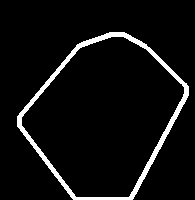
#> input picture Hand_gesture_based_calculator/backhandfive.jpg, 195 x 200 px
$ python docscan.py   (older library calls are emulated)
#> lines starting #> are read from the running program, lines starting #| are printed output that depends on the picture; after the words box and inside, x2 and y2 are one past the last pixel; in counts of white or black regions, pixels touching at a corner belong together
import numpy as np
import cv2

def looper2(image,pts,scale):
    global holder,mover
    pts = pts/(1/scale)
    for key, p in zip(holder.keys(),pts):
        holder[key] = p

    cimage = image.copy()
    firstime= True
    while True:
          if mover | firstime :
              firstime = False
              cimage = image.copy()

              for i,xx in enumerate(holder.values()):
                    if i == 0:
                        prev = xx
                        first = xx
                    else:
                        cv2.line(cimage,tuple(prev),tuple(xx),(255,100,100),2)
                        if i == 3:
                            cv2.line(cimage,tuple(first),tuple(xx),(255,100,100),2)
                        prev = xx

              for i,xx in enumerate(holder.values()):
                    cv2.circle(cimage,tuple(xx), 15, (200,50,90), -1)
                    cv2.circle(cimage,tuple(xx), 16, (255,0,255), 2)

                    cv2.putText(cimage,str(i),tuple(xx), cv2.FONT_HERSHEY_SIMPLEX, 0.5, (20,255,155), 2, cv2.LINE_AA)

          cv2.putText(cimage,'Press q to Extract',(1 ,15), cv2.FONT_HERSHEY_SIMPLEX, 0.5, (20,255,155), 1, cv2.LINE_AA)
          cv2.putText(cimage,'Drag the circles to correct',(1 ,35), cv2.FONT_HERSHEY_SIMPLEX, 0.5, (20,255,155), 1, cv2.LINE_AA)

          cv2.imshow('Detection',cimage)
          if cv2.waitKey(1) & 0xFF == ord('q'):
            break
    dvals = holder.values()
    ptlist =[]
    for x in dvals:
       ptlist.append(x)
    pts1 = np.float32(np.array(ptlist).reshape(-1,2)*(1/scale))
    return pts1

def getshort(targetp,holder):
    shortestdist=None
    short={}
    for key,allpoints in holder.items():
      dist = np.linalg.norm(targetp-allpoints)
      if shortestdist is None:
            shortestdist = dist
            short[key] = targetp
      elif shortestdist > dist:
        shortestdist = dist
        short={}
        short[key] = targetp

    changedstr,changedval = list(short.items())[0]
    return changedstr,changedval

from tkinter import Tk
from tkinter.filedialog import askopenfilename
Tk().withdraw()
file = askopenfilename()
#> the answer given: Hand_gesture_based_calculator/backhandfive.jpg
img = cv2.imread(file)
#> img is the input picture: shape (200, 195, 3); min 0, max 255, mean 14.8
imgorg = img.copy()
htresh = 500
if img.shape[0] > htresh:
    scale = htresh / img.shape[0]
    img = cv2.resize(img, (0,0), fx=scale, fy=scale)
else:
    scale = 1
print(scale, img.shape)
#| 1 (200, 195, 3)
mover =False
img2 = img.copy()
rows, cols, chan=imgorg.shape
#> rows = 200; cols = 195; chan = 3

imgray = cv2.cvtColor(img,cv2.COLOR_BGR2GRAY)
edges1 = cv2.Canny(imgray,219,390)
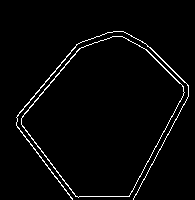
#> edges1: shape (200, 195); 2.7% white in thin lines or dots, all inside (x1, y1, x2, y2) = (16, 31, 189, 200)
blurred = cv2.GaussianBlur(edges1,(5,5),0)
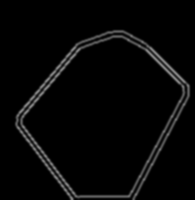
#> blurred: shape (200, 195); min 0, max 129, mean 6.9
_,contours, hierarchy = cv2.findContours(blurred,cv2.RETR_EXTERNAL,cv2.CHAIN_APPROX_SIMPLE)
#> contours = 1 contour; box (x1, y1, x2, y2) and area: (14, 29, 191, 200) 20450
c = max(contours, key = cv2.contourArea)
#> c = contour of 216 points, box (x1, y1, x2, y2) (14, 29, 191, 200), area 20450

cv2.drawContours(img, [c], 0, (0,255,0), 3)#draw the 3rd contour
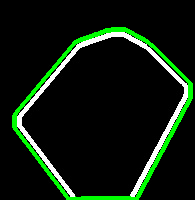
#> img: shape (200, 195, 3); 5.62% of pixels changed, all inside (x1, y1, x2, y2) = (12, 27, 193, 200)
epsilon = 0.05*cv2.arcLength(c,True)
#> epsilon = 27.8
approx = cv2.approxPolyDP(c,epsilon,True)
#> approx = [[125, 29], [14, 115], [68, 199], [136, 199], [190, 98]]

pts1 = np.float32(approx.reshape(-1,2)*(1/scale))
#> pts1 has the same summary as approx
pts2 = np.float32([[cols,0],[0,0],[0,rows],[cols,rows]]) # change this line according to structure
#> pts2 = [[195, 0], [0, 0], [0, 200], [195, 200]]

def draw_circle(event,x,y,flags,param):
       # if event == cv2.EVENT_LBUTTONDBLCLK:
        if event == cv2.EVENT_MOUSEMOVE:
            global holder,mover
            if mover:
                st,val=getshort((x,y),holder)
                holder[st]= np.array(val)

        if event == cv2.EVENT_LBUTTONDOWN:
               mover = True
        elif event == cv2.EVENT_LBUTTONUP:
               mover = False

holder = {'0th':None,'1st':None,'2nd':None ,'3rd':None}
cv2.namedWindow('Detection')
cv2.setMouseCallback('Detection',draw_circle)

if len(approx) != 4:
        pts1= np.float32([[cols-cols/4,rows/4],[cols-cols/1.3,rows/4],[cols-cols/1.3,rows/1.3],[cols-cols/4,rows/1.3]])

pts1 =  looper2(img2,pts1,scale)
#> after the loop in looper2, `for i,xx in enumerate(holder.values()):`:
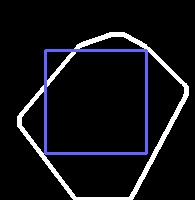
#> cimage: shape (200, 195, 3); 3.13% of pixels changed, all inside (x1, y1, x2, y2) = (44, 49, 148, 155)
#> after the loop in looper2, `for i,xx in enumerate(holder.values()):`:
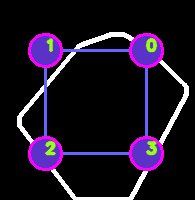
#> cimage: shape (200, 195, 3); 9.94% of pixels changed, all inside (x1, y1, x2, y2) = (28, 33, 164, 171)
#> in looper2, `cv2.putText(cimage,'Drag the circles to correct',(1 ,35), cv2.FONT_HER..`:
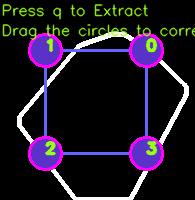
#> cimage: shape (200, 195, 3); mean B, G, R 36.8, 24.2, 31.3
#> (key q is pressed here)
#cv2.namedWindow('Extracted Document', cv2.WINDOW_NORMAL)
M = cv2.getPerspectiveTransform(pts1,pts2)
#> M = [[1.93, 1.54e-17, -86.67], [9.72e-17, 1.93, -96.3], [-1.05e-18, -4.73e-35, 1]]
dst = cv2.warpPerspective(imgorg,M,(cols,rows))
cv2.imwrite('Saveddoc.jpg',dst)
if dst.shape[0]  > 500:
     dst = cv2.resize(dst, None, fx=scale, fy=scale)
     cv2.putText(dst,'Not orignal Size',(1 ,20), cv2.FONT_HERSHEY_SIMPLEX, 0.7, (0,0,255), 1, cv2.LINE_AA)
     cv2.imshow('Extracted Document',dst)
else:
    cv2.imshow('Extracted Document',dst)

#Because puttext cant handle \n
cv2.putText(img,'Press q to exit and the image will',(1 ,15), cv2.FONT_HERSHEY_SIMPLEX, 0.5, (20,255,155), 1, cv2.LINE_AA)
cv2.putText(img,'be saved in current directory',(1 ,35), cv2.FONT_HERSHEY_SIMPLEX, 0.5, (20,255,155), 1, cv2.LINE_AA)
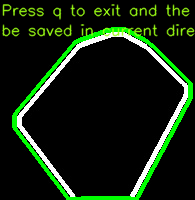
#> img: shape (200, 195, 3); mean B, G, R 13.8, 33.4, 17

cv2.imshow('Detection',img)
cv2.waitKey(0)
cv2.destroyAllWindows()

$ run again, on Hand_gesture_based_calculator/backhandthree.jpg
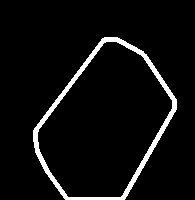
#> input picture Hand_gesture_based_calculator/backhandthree.jpg, 195 x 200 px
#> img is the input picture: shape (200, 195, 3); min 0, max 255, mean 13.5
#| 1 (200, 195, 3)
#> edges1: shape (200, 195); 2.3% white in thin lines or dots, all inside (x1, y1, x2, y2) = (32, 36, 178, 200)
#> contours = 1 contour; box (x1, y1, x2, y2) and area: (30, 34, 180, 200) 16685
#> c = contour of 234 points, box (x1, y1, x2, y2) (30, 34, 180, 200), area 16685
#> epsilon = 25.57
#> approx = [[118, 34], [31, 127], [61, 199], [128, 199], [178, 112]]
#> `pts1 = np.float32(approx.reshape(-1,2)*(1/scale))`: pts1 has the same summary as approx
#> after the loop in looper2, `for i,xx in enumerate(holder.values()):`:
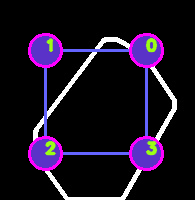
#> cimage: shape (200, 195, 3); mean B, G, R 35.3, 17.4, 26.9
#> M = [[1.93, 1.54e-17, -86.67], [9.72e-17, 1.93, -96.3], [-1.05e-18, -4.73e-35, 1]]
#> `cv2.putText(img,'be saved in current directory',(1 ,35), cv2.FONT_HERS..`:
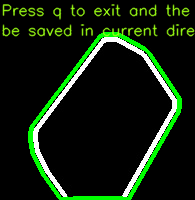
#> img: shape (200, 195, 3); mean B, G, R 12.8, 31.6, 16

$ run again, on Hand_gesture_based_calculator/backhandtwo.jpg
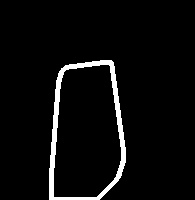
#> input picture Hand_gesture_based_calculator/backhandtwo.jpg, 195 x 200 px
#> img is the input picture: shape (200, 195, 3); min 0, max 255, mean 11.3
#| 1 (200, 195, 3)
#> edges1: shape (200, 195); 1.8% white in thin lines or dots, all inside (x1, y1, x2, y2) = (48, 59, 127, 200)
#> contours = 1 contour; box (x1, y1, x2, y2) and area: (46, 57, 129, 200) 9950
#> c = contour of 94 points, box (x1, y1, x2, y2) (46, 57, 129, 200), area 9950
#> epsilon = 20.74
#> approx = [[112, 57], [55, 72], [46, 199], [123, 178]]
#> the loop in looper2, `for key, p in zip(holder.keys(),pts):` made 4 passes
#> (key, p) on passes 1 to 4: ('0th', [112, 57]), ('1st', [55, 72]), ('2nd', [46, 199]), ('3rd', [123, 178])
#> after the loop in looper2, `for key, p in zip(holder.keys(),pts):`: holder = {'0th': [112, 57], '1st': [55, 72], '2nd': [46, 199], '3rd': [123, 178]}
#> the loop in looper2, `for i,xx in enumerate(holder.values()):` made 4 passes
#> after the loop in looper2, `for i,xx in enumerate(holder.values()):`:
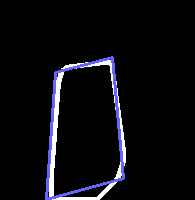
#> cimage: shape (200, 195, 3); 2.91% of pixels changed, all inside (x1, y1, x2, y2) = (45, 56, 125, 200)
#> the loop in looper2, `for i,xx in enumerate(holder.values()):` made 4 passes
#> the loop in looper2, `for x in dvals:` made 4 passes
#> after the loop in looper2, `for x in dvals:`: ptlist = [[112, 57], [55, 72], [46, 199], [123, 178]]
#> M = [[4.56, 0.323, -274.3], [0.751, 2.85, -246.7], [0.000874, 0.00371, 1]]
#> `cv2.putText(img,'be saved in current directory',(1 ,35), cv2.FONT_HERS..`:
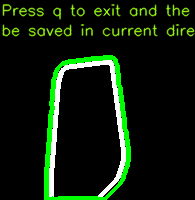
#> img: shape (200, 195, 3); mean B, G, R 10.6, 28.4, 13.9
